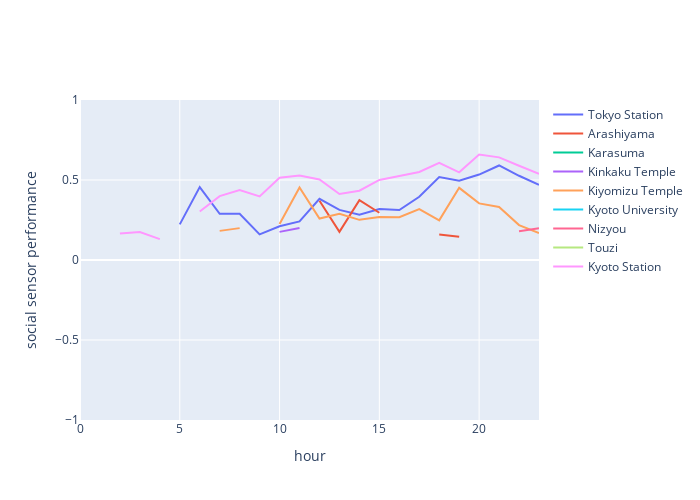

Notebook code cell kept with this figure:
### Code cell
data = []
for place_id in range(0, len(list_mobile)):
    mobile = np.load(list_mobile[place_id])
    tweets = np.load(list_twitter[place_id])
    dlete_list = []
    if place_id == 0:
        start_date = datetime(2021,1,1)
    else:
        start_date = datetime(2022,1,1)

    for n_date_from_year in range(0,365):
        Today = start_date + timedelta(days=n_date_from_year)
        work_holi_Flag = isBizDay(Today)
        if (
            n_date_from_year == 0
            or n_date_from_year == 1
            or n_date_from_year == 2
            or n_date_from_year == 362
            or n_date_from_year == 363
            or n_date_from_year == 364
            or work_holi_Flag == "Holiday"
            ):
            dlete_list.append(n_date_from_year)
    mobile = np.delete(mobile,dlete_list,axis=0)
    tweets = np.delete(tweets,dlete_list,axis=0)

    for i in range(0,24):
        mobile_1hour = mobile[:, i:i+1]
        mobile_1hour = mobile_1hour.flatten()
        tweets_1hour = tweets[:, i:i+1]
        tweets_1hour = tweets_1hour.flatten()

        correlation, p_value = stats.pearsonr(mobile_1hour, tweets_1hour)
        if p_value>0.05:
            data.append([i,'', p_value, list_key[place_id]])
        else:
            data.append([i, correlation, p_value, list_key[place_id]])


columns=['time','r','p','place']


df= pd.DataFrame(data,columns=columns)



list_place = df['place'].unique()
fig = go.Figure(data=[
    go.Scatter(x = df[df['place']==list_place[0]]['time'], y = df[df['place']==list_place[0]]['r'], name = list_place[0],),
    go.Scatter(x = df[df['place']==list_place[1]]['time'], y = df[df['place']==list_place[1]]['r'], name = list_place[1],),
    go.Scatter(x = df[df['place']==list_place[2]]['time'], y = df[df['place']==list_place[2]]['r'], name = list_place[2],),
    go.Scatter(x = df[df['place']==list_place[3]]['time'], y = df[df['place']==list_place[3]]['r'], name = list_place[3],),
    go.Scatter(x = df[df['place']==list_place[4]]['time'], y = df[df['place']==list_place[4]]['r'], name = list_place[4],),
    go.Scatter(x = df[df['place']==list_place[5]]['time'], y = df[df['place']==list_place[5]]['r'], name = list_place[5],),
    go.Scatter(x = df[df['place']==list_place[6]]['time'], y = df[df['place']==list_place[6]]['r'], name = list_place[6],),
    go.Scatter(x = df[df['place']==list_place[7]]['time'], y = df[df['place']==list_place[7]]['r'], name = list_place[7],),
    go.Scatter(x = df[df['place']==list_place[8]]['time'], y = df[df['place']==list_place[8]]['r'], name = list_place[8],),
    ])
#fig.update_layout(title='Hourly social sensor performance (workday)')
fig.update_layout(yaxis=dict(range=(-1, 1)))
fig.update_layout(xaxis=dict(title='hour'),
                 yaxis=dict(title='social sensor performance'))
fig.update_layout(width=700,height=500)
fig.show()

### Figure 1 — Plotly figure (JSON) as saved in the notebook; plotly's stock layout.template omitted (floating-point values rounded to 4 significant figures)
{"data": [{"name": "Tokyo Station", "type": "scatter", "x": [0, 1, 2, 3, 4, 5, 6, 7, 8, 9, 10, 11, 12, 13, 14, 15, 16, 17, 18, 19, 20, 21, 22, 23], "y": ["", "", "", "", "", 0.2228, 0.4557, 0.2891, 0.2884, 0.16, 0.2106, 0.241, 0.3824, 0.3131, 0.2836, 0.3185, 0.3122, 0.395, 0.5179, 0.4959, 0.5339, 0.5907, 0.5264, 0.4702]}, {"name": "Arashiyama", "type": "scatter", "x": [0, 1, 2, 3, 4, 5, 6, 7, 8, 9, 10, 11, 12, 13, 14, 15, 16, 17, 18, 19, 20, 21, 22, 23], "y": ["", "", "", "", "", "", "", 0.1597, "", 0.2654, "", "", 0.3707, 0.176, 0.3743, 0.2952, "", "", 0.1598, 0.1456, "", "", "", 0.1435]}, {"name": "Karasuma", "type": "scatter", "x": [0, 1, 2, 3, 4, 5, 6, 7, 8, 9, 10, 11, 12, 13, 14, 15, 16, 17, 18, 19, 20, 21, 22, 23], "y": ["", "", "", "", "", "", "", "", "", "", "", "", "", "", "", "", "", "", "", "", "", 0.1349, "", ""]}, {"name": "Kinkaku Temple", "type": "scatter", "x": [0, 1, 2, 3, 4, 5, 6, 7, 8, 9, 10, 11, 12, 13, 14, 15, 16, 17, 18, 19, 20, 21, 22, 23], "y": ["", "", "", "", "", "", "", "", "", "", 0.1758, 0.1996, "", "", "", "", "", "", "", "", "", -0.1412, "", -0.1444]}, {"name": "Kiyomizu Temple", "type": "scatter", "x": [0, 1, 2, 3, 4, 5, 6, 7, 8, 9, 10, 11, 12, 13, 14, 15, 16, 17, 18, 19, 20, 21, 22, 23], "y": ["", "", "", "", -0.1347, "", "", 0.1821, 0.1992, "", 0.2256, 0.4529, 0.259, 0.2882, 0.251, 0.2687, 0.2679, 0.3185, 0.2477, 0.451, 0.3537, 0.3317, 0.2181, 0.1691]}, {"name": "Kyoto University", "type": "scatter", "x": [0, 1, 2, 3, 4, 5, 6, 7, 8, 9, 10, 11, 12, 13, 14, 15, 16, 17, 18, 19, 20, 21, 22, 23], "y": ["", null, "", "", "", 0.1504, "", "", "", "", "", "", "", "", "", -0.1922, "", "", "", "", "", "", "", ""]}, {"name": "Nizyou", "type": "scatter", "x": [0, 1, 2, 3, 4, 5, 6, 7, 8, 9, 10, 11, 12, 13, 14, 15, 16, 17, 18, 19, 20, 21, 22, 23], "y": [0.1708, "", "", "", "", "", "", "", "", 0.1372, "", 0.1384, "", "", "", "", "", "", 0.1797, "", 0.1847, "", 0.1796, 0.1978]}, {"name": "Touzi", "type": "scatter", "x": [0, 1, 2, 3, 4, 5, 6, 7, 8, 9, 10, 11, 12, 13, 14, 15, 16, 17, 18, 19, 20, 21, 22, 23], "y": ["", "", "", "", "", "", "", "", 0.1548, "", "", "", "", 0.2063, "", "", "", "", "", 0.2106, "", "", "", ""]}, {"name": "Kyoto Station", "type": "scatter", "x": [0, 1, 2, 3, 4, 5, 6, 7, 8, 9, 10, 11, 12, 13, 14, 15, 16, 17, 18, 19, 20, 21, 22, 23], "y": [0.3851, "", 0.1659, 0.1754, 0.1301, "", 0.3029, 0.3993, 0.4372, 0.3971, 0.5136, 0.5279, 0.503, 0.4122, 0.4329, 0.5002, 0.5252, 0.5505, 0.6073, 0.5479, 0.6587, 0.6415, 0.5889, 0.5387]}], "layout": {"height": 500, "width": 700, "xaxis": {"title": {"text": "hour"}}, "yaxis": {"range": [-1, 1], "title": {"text": "social sensor performance"}}}}
